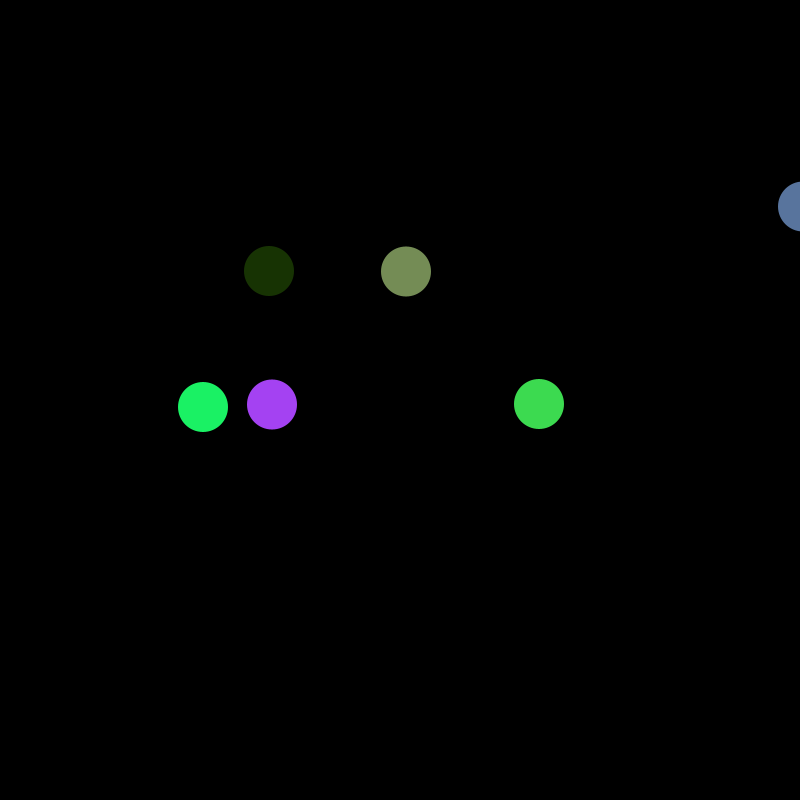
Frame 1 (no input)
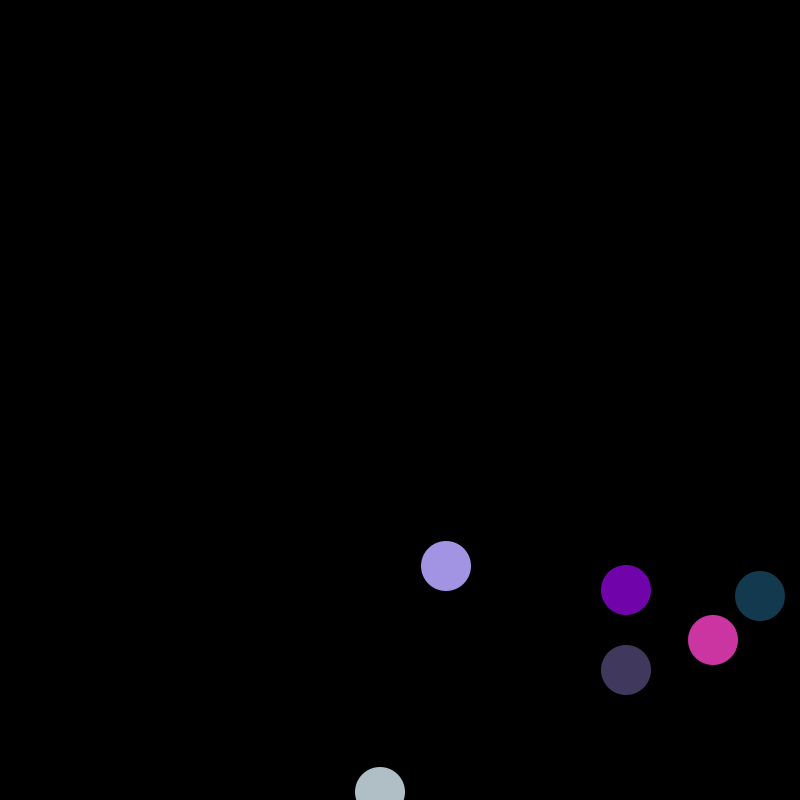
Frame 60 (the mouse pressed at the canvas centre just before this capture)
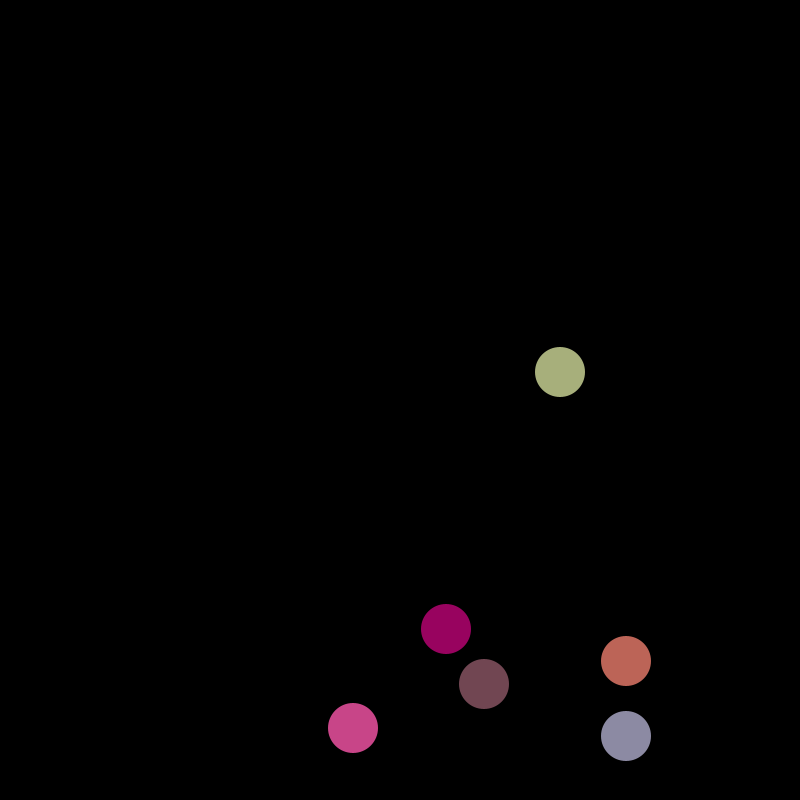
Frame 120 (the mouse held since frame 60 and released just before this capture)

The Processing sketch that drew these frames (run headless with seeded random() and noise(); from frame 60 on, the mouse is pressed at the canvas centre):

// Processing sketch: sketch__17_02
// ── sketch__17_02.pde
// Bola 1
float xSpeed1 = 6.0; 
float ySpeed1 = 4.5; 
int xDirection1 = 1; 
int yDirection1 = 1; 
float xpos1;
float ypos1;  

// Bola 2
float xSpeed2 = 6.0; 
float ySpeed2 = 4.0; 
int xDirection2 = 1; 
int yDirection2 = 1; 
float xpos2;
float ypos2;  

// Bola 3
float xSpeed3 = 6.0; 
float ySpeed3 = 5.5; 
int xDirection3 = 1; 
int yDirection3 = 1; 
float xpos3;
float ypos3;  

// Bola 4
float xSpeed4 = 3.0; 
float ySpeed4 = 5.0; 
int xDirection4 = 1; 
int yDirection4 = 1; 
float xpos4;
float ypos4;  

// Bola 5
float xSpeed5 = 3.0; 
float ySpeed5 = 6.5; 
int xDirection5 = 1; 
int yDirection5 = 1; 
float xpos5;
float ypos5;  

// Bola 6
float xSpeed6 = 3.0; 
float ySpeed6 = 7.0; 
int xDirection6 = 1; 
int yDirection6 = 1; 
float xpos6;
float ypos6;  

void setup() {
  size(800, 800); 
  
  // Ubicación de las bolas
  xpos1 = width / 3;  
  ypos1 = height / 2;
  
  xpos2 = width * 2 / 3;
  ypos2 = height / 2;
  
  xpos3 = width / 2;
  ypos3 = height / 3;
  
  xpos4 = width / 3;
  ypos4 = height / 3;
  
  xpos5 = width / 1;
  ypos5 = height / 4;
  
  xpos6 = width / 4;
  ypos6 = height / 2;
  
  noStroke();  
}

void draw() {
  background(0);  
  
  // Bola 1
  xpos1 += xSpeed1 * xDirection1;
  ypos1 += ySpeed1 * yDirection1;
  
  // Rebote en x
  if (xpos1 > width || xpos1 < 0) {
    xDirection1 *= -1;  
  }
  
  // Rebote en y
  if (ypos1 > height || ypos1 < 0) {
    yDirection1 *= -1;  
  }
  
  // Bola 2
  xpos2 += xSpeed2 * xDirection2;
  ypos2 += ySpeed2 * yDirection2;
  
  // Rebote en x
  if (xpos2 > width || xpos2 < 0) {
    xDirection2 *= -1;  
  }
  
  // Rebote en y
  if (ypos2 > height || ypos2 < 0) {
    yDirection2 *= -1;  
  }
  
  // Bola 3
  xpos3 += xSpeed3 * xDirection3;
  ypos3 += ySpeed3 * yDirection3;
  
  // Rebote en x
  if (xpos3 > width || xpos3 < 0) {
    xDirection3 *= -1;  
  }
  
  // Rebote en y
  if (ypos3 > height || ypos3 < 0) {
    yDirection3 *= -1;  
  }
  
  // Bola 4
  xpos4 += xSpeed4 * xDirection4;
  ypos4 += ySpeed4 * yDirection4;
  
  // Rebote en x
  if (xpos4 > width || xpos4 < 0) {
    xDirection4 *= -1;  
  }
  
  // Rebote en y
  if (ypos4 > height || ypos4 < 0) {
    yDirection4 *= -1;  
  }
  
  // Bola 5
  xpos5 += xSpeed5 * xDirection5;
  ypos5 += ySpeed5 * yDirection5;
  
  // Rebote en x
  if (xpos5 > width || xpos5 < 0) {
    xDirection5 *= -1;  
  }
  
  // Rebote en y
  if (ypos5 > height || ypos5 < 0) {
    yDirection5 *= -1;  
  }
  
  // Bola 6
  xpos6 += xSpeed6 * xDirection6;
  ypos6 += ySpeed6 * yDirection6;
  
  // Rebote en x
  if (xpos6 > width || xpos6 < 0) {
    xDirection6 *= -1;  
  }
  
  // Rebote en y
  if (ypos6 > height || ypos6 < 0) {
    yDirection6 *= -1;  
  }
  
  // Dibuja la bola 1
  fill(random(255), random(255), random(255));  
  ellipse(xpos1, ypos1, 50, 50);  
  
  // Dibuja la bola 2
  fill(random(255), random(255), random(255));  
  ellipse(xpos2, ypos2, 50, 50);  
  
  // Dibuja la bola 3
  fill(random(255), random(255), random(255));  
  ellipse(xpos3, ypos3, 50, 50);  
  
  // Dibuja la bola 4
  fill(random(255), random(255), random(255));  
  ellipse(xpos4, ypos4, 50, 50);  
  
  // Dibuja la bola 5
  fill(random(255), random(255), random(255));  
  ellipse(xpos5, ypos5, 50, 50);  
  
   // Dibuja la bola 6
  fill(random(255), random(255), random(255));  
  ellipse(xpos6, ypos6, 50, 50);  
}
